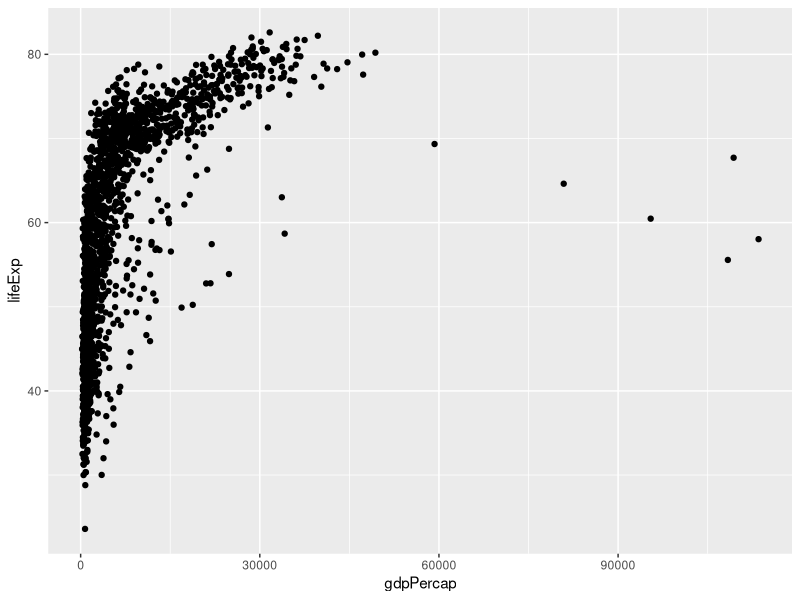
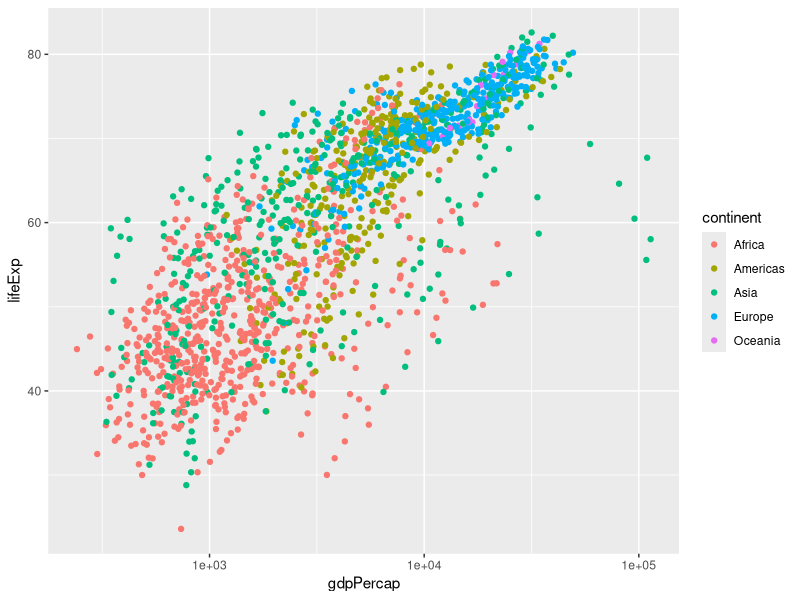

Here is the R script that generated these plots, in order:
## ---- chunk 1
library(tidyverse)
gm <- read_csv('Data/gapminder.csv')
## ---- chunk 2
head(gm)
## ---- chunk 3
ggplot(gm, aes(x = gdpPercap, y = lifeExp)) +
  geom_point()
## ---- chunk 4
ggplot(gm, aes(x = gdpPercap, y = lifeExp)) +
  geom_point(aes(col = continent)) +
  scale_x_log10()
## ---- chunk 5
head(gm)
## ---- chunk 6
library(knitr)
kable(head(gm))

